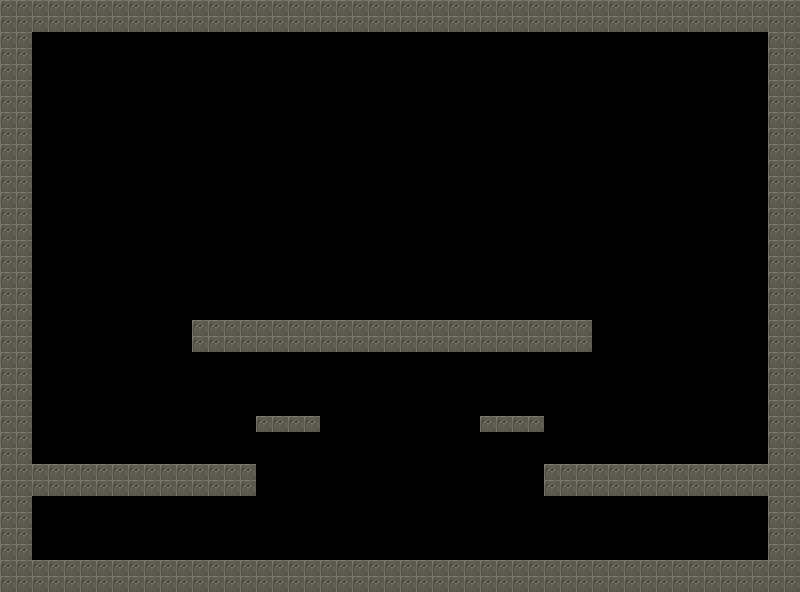

This is a level from a 2D game, rendered from its Tiled map with the project's own tilesets. A one-line summary and the map file follow, with tile-layer data summarised:
An orthogonal 50x37 tile map with 16x16 px tiles, 1 tile layer (background), 1 hidden layer not drawn and 1 object (Player).

<map version="1.9" tiledversion="1.9.2" orientation="orthogonal" renderorder="right-down" width="50" height="37" tilewidth="16" tileheight="16" infinite="0" nextlayerid="4" nextobjectid="2">
 <tileset firstgid="1" source="tileset_basic.tsx" />
 <layer id="1" name="background" width="50" height="37">
  <data>[1850 cells, 446 non-empty, 1 distinct tile ids]</data>
 </layer>
 <layer id="2" name="walls" width="50" height="37" visible="0">
  <data>[1850 cells, 446 non-empty, 1 distinct tile ids]</data>
 </layer>
 <objectgroup id="3" name="objects">
  <object id="1" name="Player" class="Player" x="68" y="346" width="60" height="104">
   <properties>
    <property name="Type" value="Player" />
   </properties>
  </object>
 </objectgroup>
</map>
